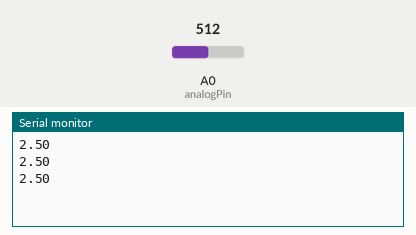
Bench run of a sketch on a simulated Arduino Uno, built with avr-gcc and run on an emulated ATmega328P. Parts: the last lines printed to the serial monitor. Inputs (shaded band) come from the test bench; at power-on: A0 (analogPin) = 512.

Above: at 1.3 s.
1.4 s: A0 (analogPin) set to 716
At 1.9 s:
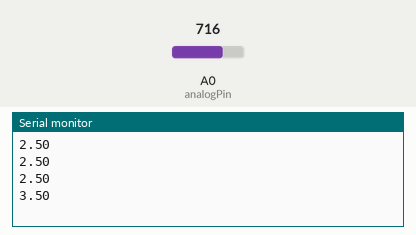
2.9 s: A0 (analogPin) set to 900
At 3.4 s:
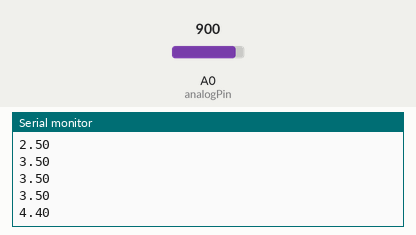
Timing chart, 0 to 5.9 s (numbered marks = the images above; inputs shaded):
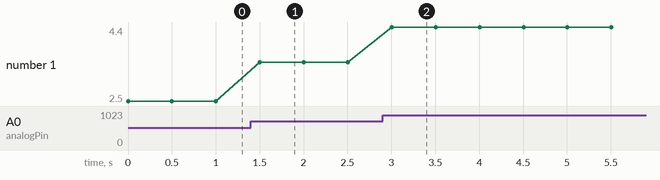

The sketch:

analogicosIn.ino
```cpp
int analogPin = A0;
float V2; // float para los decimales
int dt = 500;
int analogVal;

void setup() {
  pinMode(analogPin,INPUT);
  Serial.begin(9600); // Activamos el monitor de serie
}

void loop() {
  analogVal = analogRead(analogPin); // Con analogRead, leemos la entrada de los pines analógicos de este caso A0 (0-1023)
  V2 = (5.*analogVal)/1023.; // Así pasamos las medidas de 0-1023 a voltios
  Serial.println(V2); // Imprimimos por el monitor de serie el contenido de la variable V2 // Los puntos como "1023." permiten los decimales en los resultados
  delay(dt);

}
```

Measured:
- after the input at 1.4 s, the serial monitor: prints a new line after 0.10 s (image 1)
- after the input at 2.9 s, the serial monitor: prints a new line after 0.10 s (image 2)
- plotted number 1: 2.5 → 3.5 after the input at 1.4 s, 3.5 → 4.4 after the input at 2.9 s
